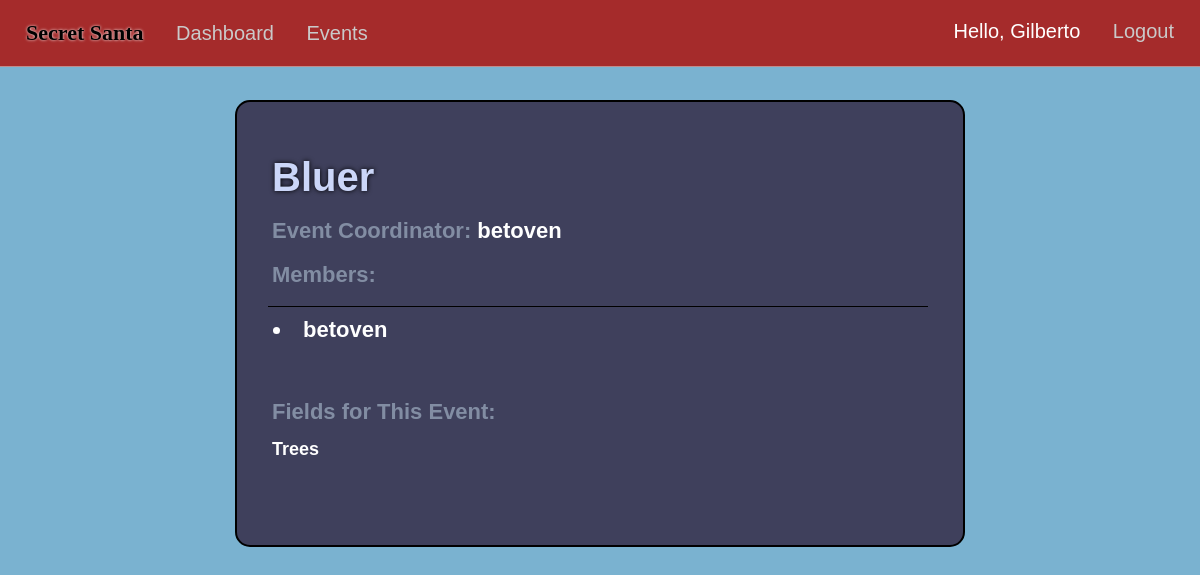
The page /event-info/id=8 (signed in) on the database as committed earlier.
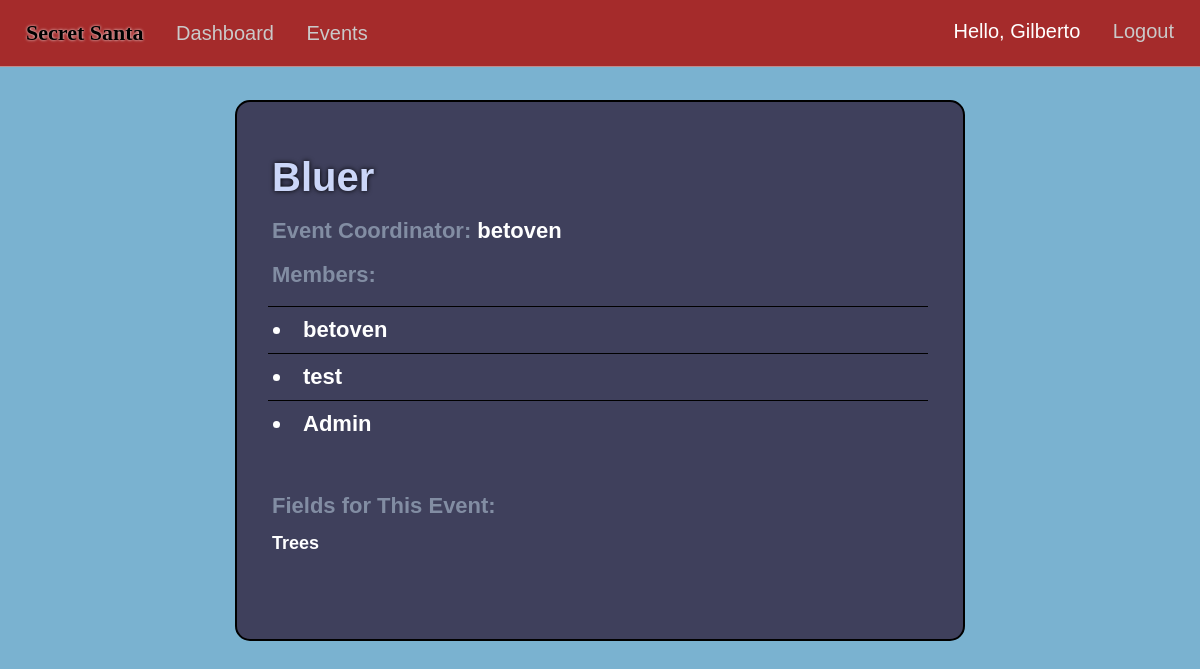
The same page on the database as committed later.
### market/models.py (models this page shows, shortened)
class EventMembers(db.Model):
    id = db.Column(db.Integer(), primary_key=True)
    event_id = db.Column(db.Integer(), db.ForeignKey('event.event_id'), nullable=False)
    user_id = db.Column(db.Integer(), db.ForeignKey('user.id'), nullable=False)
    status = db.Column(db.String(length=20))
    user = db.relationship('User', backref='event_members', lazy=True)
    events = db.relationship('Event', backref='event_link', lazy=True)

class User(db.Model, UserMixin):
    id = db.Column(db.Integer(), primary_key=True)
    username = db.Column(db.String(length=30), nullable=False, unique=True)
    first_name = db.Column(db.String(length=50), nullable=False)
    last_name = db.Column(db.String(length=50), nullable=False)
    email_address = db.Column(db.String(length=50), nullable=False, unique=True)
    password_hash = db.Column(db.String(length=60), nullable=False)
    events = db.relationship('Event', backref='coordinator', lazy=True)
    events_attending = db.relationship('EventMembers', backref='attendees', lazy=True)
    @property
    def password(self):
        return self.password_hash

### market/routes.py (the view, shortened to what this page needs)
@app.route("/event-info/id=<int:event_id>", methods=['GET','POST'])
@login_required
def event_info(event_id):
    event = Event.query.filter_by(event_id=event_id).first()
    event_pending = EventMembers.query.filter_by(event_id=event_id,status='pending').first()
    event_fields = EventFields.query.filter_by(event_id=event_id).first()
    member_status = EventMembers.query.filter_by(event_id=event_id,user_id=current_user.id,status='member').first()
    person_info = UserEventFields.query.filter_by(event_id=event_id,user_id=current_user.id).first()
    giving = GiverReceivers.query.filter_by(event_id=event_id, giver_id=current_user.id).first()
    if not event:
        flash('Event not found.', category='danger')
        return redirect(url_for('events_page'))
    form=AddUserEvent()
    fieldform=FieldsForm()
    userfieldsform=UserFieldsForm()
    return render_template("info.html",event=event, form=form, event_pending=event_pending,
                           event_fields=event_fields, fieldform=fieldform, userfieldsform=userfieldsform,
                           member_status=member_status, person_info=person_info,
                           giving=giving)

### market/models.py (called while the page is built)
@login_manager.user_loader
def load_user(user_id):
    return User.query.get(int(user_id))

### market/templates/info.html (shortened to what the changed rows need)
{% extends 'base.html' %}
  {% block style %}
  <link rel= "stylesheet" type= "text/css" href= "{{ url_for('static',filename='styles/events.css') }}">
  {% endblock %}
  {% block content %}
  {% if event.event_status=='open' %}
  <center>
    <div class="create-div">
      <div class="event">
        <div class="titles-div">
          <h1 class="e-title"><span class="event-info-title">{{event.event_name|title}}</span></h1>
          <h1 class="event-title e-title">Event Coordinator: <span class="event-info">{{event.coordinator.username}}</span></h1>
          <h1 class="event-title e-title">Members:</h1>
          <h1 class="event-title e-title">
          {% for attendee in event.members %}
            {% if current_user.username==attendee.user.username %}
              {% if attendee.user.id==event.coordinator_id %}
                <li class="event-info">{{ attendee.user.username }} </li>
              {% elif attendee.status =='member'%}
              <div class="member-delete">
                <li class="event-info">{{ attendee.user.username }} </li>
              </div>
              {% endif %}
            {% else %}
              {% if attendee.status =='member'%}
              <div class="member-delete">
                <li class="event-info">{{ attendee.user.username }} </li>
              </div>
              {% endif %}
            {% endif %}
          {% endfor %}
            </h1>
        </div>
        <br><br><br><br>
        {% if current_user.is_authenticated and event_fields and member_status and not person_info%}
        <h1 class="e-title">Fill Out Your Information*</h1><br>
        <form method="POST" action="{{ url_for('user_fields_add', event_id=event.event_id) }}">
          {{ userfieldsform.hidden_tag() }}
          <div class="form-container">
          {% if event_fields.field_1 %}
            <div class="field-item form-flex">
              {{event_fields.field_1 | title}}:
              {{ userfieldsform.field_1(class="user-info")}}
            </div>
          {% endif %}
          {% if event_fields.field_2 %}
            <div class="field-item form-flex">
              {{event_fields.field_2 | title}}:
              {{ userfieldsform.field_2(class="user-info")}}
            </div>
          {% endif %}
          {% if event_fields.field_3 %}
            <div class="field-item form-flex">
              {{event_fields.field_3 | title}}:
              {{ userfieldsform.field_3(class="user-info")}}
            </div>
          {% endif %}
          {% if event_fields.field_4 %}
            <div class="field-item form-flex">
              {{event_fields.field_4 | title}}:
              {{ userfieldsform.field_4(class="user-info")}}
            </div>
          {% endif %}
          {% if event_fields.field_5 %}
            <div class="field-item form-flex">
              {{event_fields.field_5 | title}}:
              {{ userfieldsform.field_5(class="user-info")}}
            </div>
          {% endif %}
          {% if event_fields.field_6 %}
            <div class="field-item form-flex">
              {{event_fields.field_6 | title}}:
              {{ userfieldsform.field_6(class="user-info")}}
            </div>
          {% endif %}
          {% if event_fields.field_7 %}
            <div class="field-item form-flex">
              {{event_fields.field_7 | title}}:
            {{ userfieldsform.field_7(class="user-info")}}
            </div>
          {% endif %}
          {% if event_fields.field_8 %}
            <div class="field-item form-flex">
              {{event_fields.field_8 | title}}:
              {{ userfieldsform.field_8(class="user-info")}}
            </div>
          {% endif %}
          {% if event_fields.field_9 %}
            <div class="field-item form-flex">
            {{event_fields.field_9 | title}}:
            {{ userfieldsform.field_9(class="user-info")}}
            </div>
          {% endif %}
          {% if event_fields.field_10 %}
            <div class="field-item form-flex">
            {{event_fields.field_10 | title}}:
            {{ userfieldsform.field_10(class="user-info")}}
            </div>
          {% endif %}
          {{userfieldsform.submit(class='submit-info-btn')}}
          </div>
        </form>
        {% elif current_user.is_authenticated and event_fields %}
        <h1 class="fields-title">Fields for This Event:</h1><br>
        {% endif %}
      </div>
    </div>
  </center>
  {% elif event.event_status=='closed' and member_status %}
  <p>Closed event</p>
    <h1> you are giving to {{giving.receiver.first_name}}</h1>
  {% endif %}
  {% endblock %}

Rows that differ between the two databases and show on the page:
now on this page (row edited): EventMembers: user.username "test"
now on this page (row edited): EventMembers: user.username "Admin"
